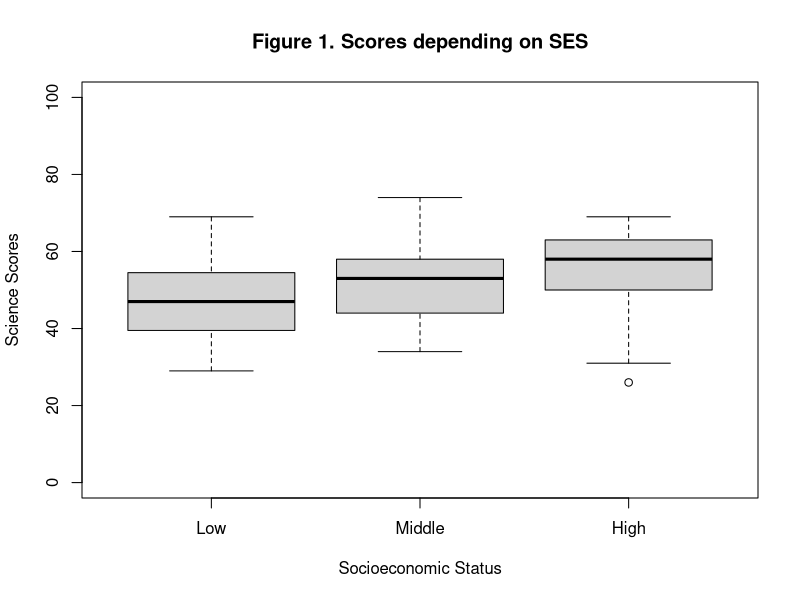
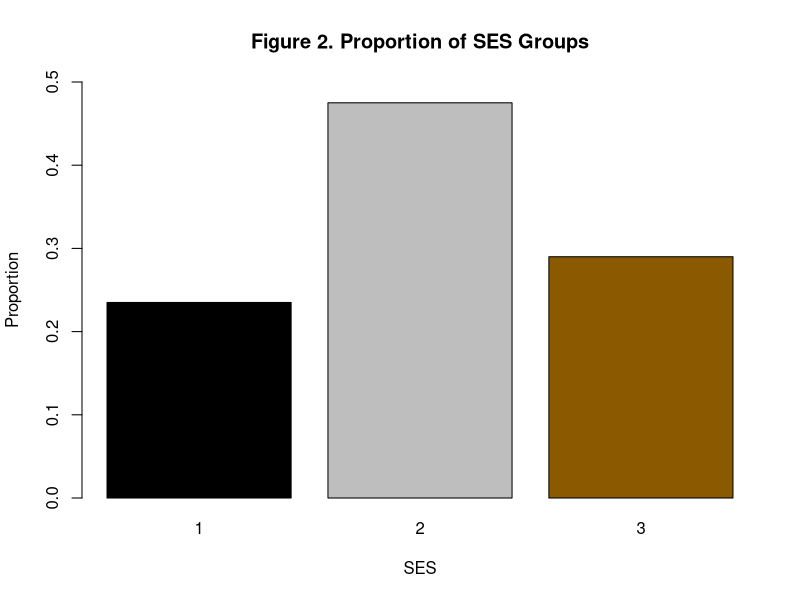
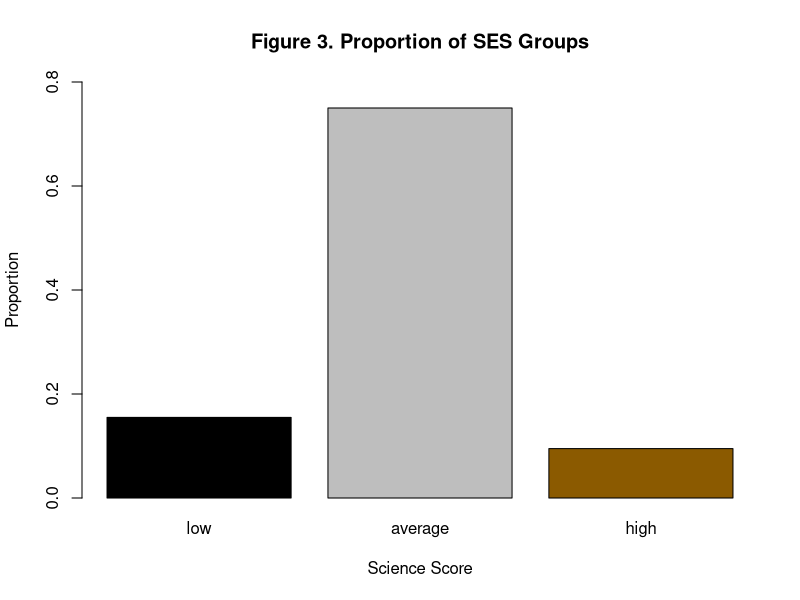
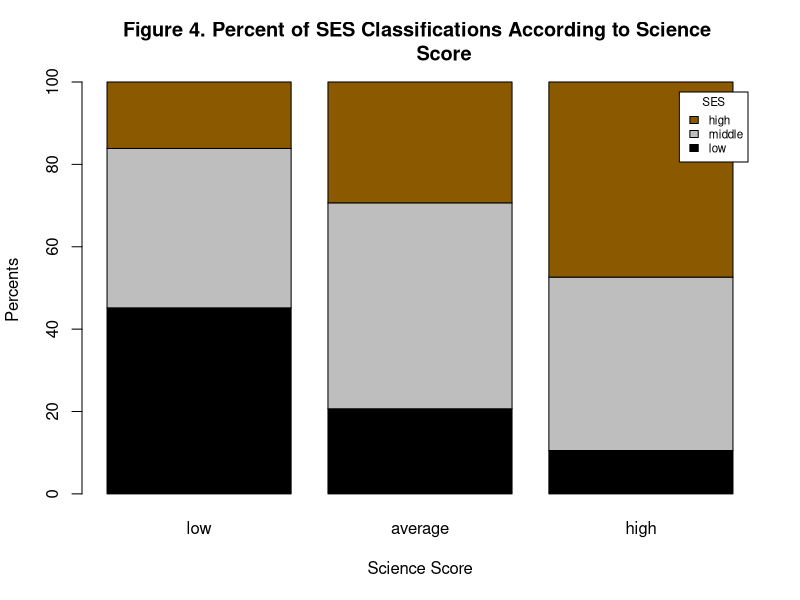
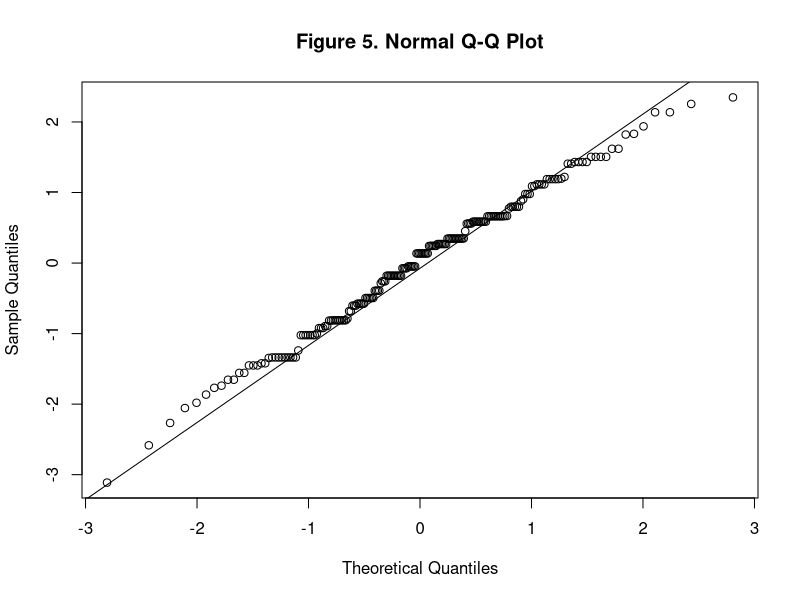
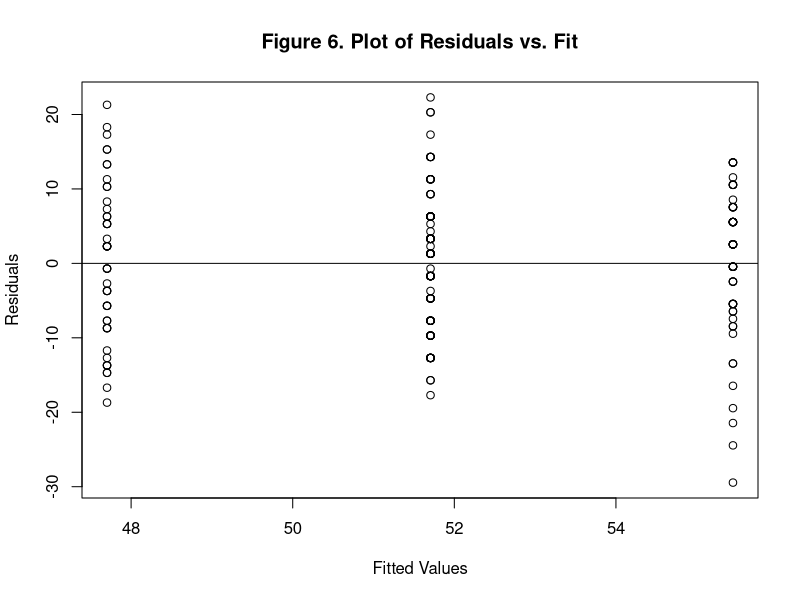

Write R code to recreate these figures, in order. (Note: this script raises an error after producing the figures.)
## ---- chunk 1
# Clear the environment
rm(list = ls())

# Load the libraries
library(here)
library(dplyr)
library(rmarkdown)
library(tidyverse)

# Load data
data <- read.csv(here("Data", "hsb2.csv"))
the_data <- read.csv(here("Data", "hsb2.csv"))
## ---- chunk 2
# ses ordinal  (1=low 2=middle 3=high)  
data$ses <- factor(data$ses,
                   labels = c("Low",
                              "Middle",
                              "High"))

# Obtain boxplots.

boxplot(data$science ~ data$ses,
        ylim = c(0, 100),
        xlab = "Socioeconomic Status",
        ylab = "Science Scores",
        main = "Figure 1. Scores depending on SES")

## ---- chunk 3

hsb2_data <- read.csv(here("Data", "hsb2.csv"))

low_ses <- subset(hsb2_data, hsb2_data$ses == "1")
middle_ses <- subset(hsb2_data, hsb2_data$ses == "2")
high_ses <- subset(hsb2_data, hsb2_data$ses == "3")

sci_n <- nrow(hsb2_data)
sci_fivenum <- fivenum( hsb2_data$science)
sci_mean <- mean(hsb2_data$science)
sci_sd <- sd(hsb2_data$science)

round( c(N = sci_n, Min = sci_fivenum[1], Q1 = sci_fivenum[2],
         Med = sci_fivenum[3], Q3 = sci_fivenum[4], 
         Max = sci_fivenum[5], Mean = sci_mean, SD = sci_sd), 1)

## ---- chunk 4
ses_count <- table(hsb2_data$ses)
ses_count
## ---- chunk 5
race_count <- table(hsb2_data$race)
race_count

## ---- chunk 6
schtyp_count <- table(hsb2_data$schtyp)
schtyp_count
## ---- chunk 7
ses.prop <- prop.table(ses_count)

barplot(ses.prop,
        col = c( "black", "gray", "orange4"),
        main = "Figure 2. Proportion of SES Groups",
        xlab = "SES", 
        ylab = "Proportion", ylim = c(0, 0.5))

## ---- chunk 8
science_cat <- cut(hsb2_data$science, 
                   c( 0, 40, 65, 100))

levels(science_cat) <- c( "low", "average", "high")

science_count <- table(science_cat)


science_prop <- prop.table(science_count)

barplot(science_prop,
        col = c( "black", "gray", "orange4"),
        main = "Figure 3. Proportion of SES Groups",
        xlab = "Science Score", 
        ylab = "Proportion", ylim = c(0, 0.8))

## ---- chunk 9
ses_sc_counts = table(hsb2_data$ses, science_cat)

ses_sc_counts_percents = 100*prop.table(ses_sc_counts, 2)


barplot(ses_sc_counts_percents,
        col = c( "black", "gray", "orange4"),
        xlab = "Science Score",
        main = "Figure 4. Percent of SES Classifications According to Science 
        Score",
        ylab = "Percents",
        legend = c("low", "middle", "high"),
        args.legend = list(title = "SES", cex = .7))

## ---- chunk 10
ses_summary <- tapply(data$science, data$ses, summary)
ses_summary
ses_sd <- tapply(data$science, data$ses, sd)
ses_sd
## ---- chunk 11
model <- lm(data$science ~ data$ses)
std_residual <- rstandard(model)
qqnorm(std_residual, main = "Figure 5. Normal Q-Q Plot")
qqline(std_residual)
## ---- chunk 12
table(data$ses)
## ---- chunk 13
plot(model$fitted.values, model$residuals,
     xlab = "Fitted Values",
     ylab = "Residuals",
     main = "Figure 6. Plot of Residuals vs. Fit")

abline(0,0)
## ---- chunk 14
aov.model <- aov(data$science ~ data$ses)
aov.model
summary(aov.model)
## ---- chunk 15
 # Initialize objects
 mean_vector <- NULL
 n <- length(the_data$science)
## ---- chunk 16
# Loop

sesLow <- data[which(data$ses == "Low"),] 
sesMiddle <- data[which(data$ses == "Middle"),]
sesHigh <-  data[which(data$ses == "High"),]
nLow <- length(sesLow)
nMiddle <- length(sesMiddle)
nHigh <- length(sesHigh)
Diff <- NULL

# mean_Vector_Low <- NULL
# mean_Vector_Middle <- NULL 
# mean_Vector_High <- NULL

 for (i in 1:10000) {
   sampleLow <- sample(sesLow$science, nLow, replace = TRUE)
   mean_Vector_Low <- mean(sampleLow)
   sampleMiddle <- sample(sesMiddle$science, nMiddle, replace = TRUE)
   mean_Vector_Middle <- mean(sampleMiddle)
   sampleHigh <- sample(sesHigh$science, nHigh, replace = TRUE)
   mean_Vector_High <- mean(sampleHigh)
   
   Lower <- min(mean_Vector_Low,mean_Vector_Middle,mean_Vector_High)
   Higher <- max(mean_Vector_Low,mean_Vector_Middle,mean_Vector_High)
   Diff <- c(Diff, (Higher-Lower))
 }

# Sampling Distribution

Diff <- sort(Diff)
Boot_int <- c(Diff[251], Diff[9750])

## ---- chunk 17
aov.model <- aov(data$science ~ data$ses)
Tukey_results <- TukeyHSD(aov.model)
## ---- chunk 18
plot(Tukey_results, 
     main = "Figure 7. Family-wise Confidence Level By SES Levels", 
     xlab = "Difference in Mean Science Scores by SES Level",
     ylab = "SES Levels")
#mtext("Figure 7. Family-wise Confidence Level by SES Levels", 3, 1)
#mtext("Difference in Mean Science Scores by SES Level", 1, 3)
#mtext("SES Levels", 2, 2)
## ---- chunk 19
Tukey_results
